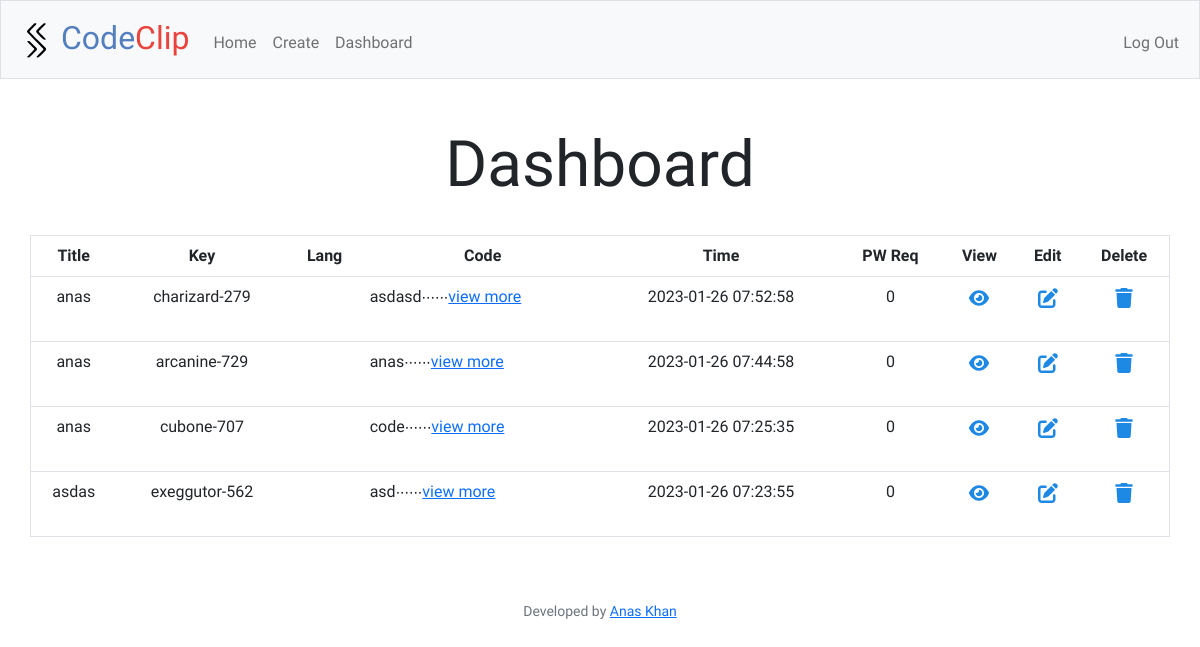
Screenshot of /dashboard (signed in) with the database file from the repository.
### tables this page shows
CREATE TABLE history (id INTEGER PRIMARY KEY AUTOINCREMENT, user_id INTEGER NOT NULL, title TEXT NOT NULL, "key" TEXT UNIQUE, lang TEXT, code TEXT NOT NULL, pw TEXT, time TIMESTAMP DEFAULT CURRENT_TIMESTAMP, pw_req NUMERIC (1) DEFAULT (0) NOT NULL, FOREIGN KEY (user_id) REFERENCES users (id));

### app.py (the view)
@app.route("/dashboard")
@login_required
def dashboard():
    user_id = session["user_id"]
    query = db.execute(
        "SELECT title,key,lang,SUBSTR(code, 1, 100) AS code,time,pw,pw_req FROM history WHERE user_id = ? GROUP BY time ORDER BY time DESC", user_id)
    if query:
        pass
    else:
        return render_template("dashboard_empty.html")
    return render_template("dashboard.html", query=query)

### app.py (called while the page is built)
@app.after_request
def after_request(response):
    response.headers["Cache-Control"] = "no-cache, no-store, must-revalidate"
    response.headers["Expires"] = 0
    response.headers["Pragma"] = "no-cache"
    return response

### helpers.py (called while the page is built)
def login_required(f):
    @wraps(f)
    def decorated_function(*args, **kwargs):
        if session.get("user_id") is None:
            return redirect("/login")
        return f(*args, **kwargs)
    return decorated_function

### templates/dashboard.html (shortened to what this page needs)
{% extends "layout.html" %} {% block title %} Dashboard {% endblock %} {% block main %} <h1 class="display-3">Dashboard</h1> <br>
<div class="table-responsive">
    <table class="border container p-5 table table-hover">
        <thead>
            <tr>
                <th>Title
                <th>Key
                <th>Lang
                <th>Code
                <th>Time
                <th>PW Req
                <th>View
                <th>Edit
                <th>Delete
        <tbody>{% for i in query %} <tr>
                <td>{{ i.title }}
                <td>{{ i.key }}
                <td>{{ i.lang }}
                <td align=left style=white-space:pre-wrap>{{ i.code }}∙∙∙∙∙∙<a href="/raw?key={{ i.key }}">view more</a>
                <td>{{ i.time }}
                <td>{{ i.pw_req }}
                <td> <a href="/key?key={{ i.key }}"> </a>
                <td> <a href="/update?key={{ i.key }}"> </a>
                <td> <a href="/delete?key={{ i.key }}"> </a>
            </tr>{% endfor %}
    </table>
</div> {% endblock %}

### templates/layout.html (shortened to what this page needs)
<!DOCTYPE html>
<html lang="en">
  <head>
    <link
      href="https://cdn.jsdelivr.net/npm/bootstrap@5.2.3/dist/css/bootstrap.min.css"
      rel="stylesheet"
    />
    <link href="/static/styles.css" rel="stylesheet" />
    <link href="/static/prism.css" rel="stylesheet" />
  </head>
  <body>
    <nav class="bg-light border navbar navbar-expand-md navbar-light">
      <div class="container-fluid">
        <a class="navbar-brand" href="/">
          <img
            src="/static/logo.svg"
            alt="Bootstrap"
            width="48"
            height="48"
          /><span class="blue">Code</span><span class="red">Clip</span>
        </a>
        <div class="collapse navbar-collapse" id="navbar">
          {% if session["user_id"] %}
          <ul class="navbar-nav me-auto mt-2">
            <li class="nav-item">
              <a class="nav-link" href="/">Home</a>
            </li>
            <li class="nav-item">
              <a class="nav-link" href="/create">Create</a>
            </li>
            <li class="nav-item">
              <a class="nav-link" href="/dashboard">Dashboard</a>
            </li>
          </ul>
          <ul class="navbar-nav ms-auto mt-2">
            <li class="nav-item">
              <a class="nav-link" href="/logout">Log Out</a>
            </li>
          </ul>
          {% endif %}
        </div>
      </div>
    </nav>
    <main class="container-fluid py-5 text-center">
      {% block main %}{% endblock %}
    </main>
    <footer class="mb-5 small text-center text-muted">
      Developed by <a href="https://github.com/anxkhn">Anas Khan</a>
    </footer>
  </body>
</html>

### static/styles.css (style rules this page uses)
* { font-family: 'Overpass', sans-serif; }
nav .navbar-brand { font-size: xx-large; }
nav .navbar-brand .blue { color: #537fbe; }
nav .navbar-brand .red { color: #ea433b; }

### rows the page displays
history: title "anas", key "charizard-279", code "asdasd", time "2023-01-26 07:52:58", pw_req "0"
history: title "anas", key "arcanine-729", code "anas", time "2023-01-26 07:44:58", pw_req "0"
history: title "anas", key "cubone-707", code "code", time "2023-01-26 07:25:35", pw_req "0"
history: title "asdas", key "exeggutor-562", code "asd", time "2023-01-26 07:23:55", pw_req "0"
